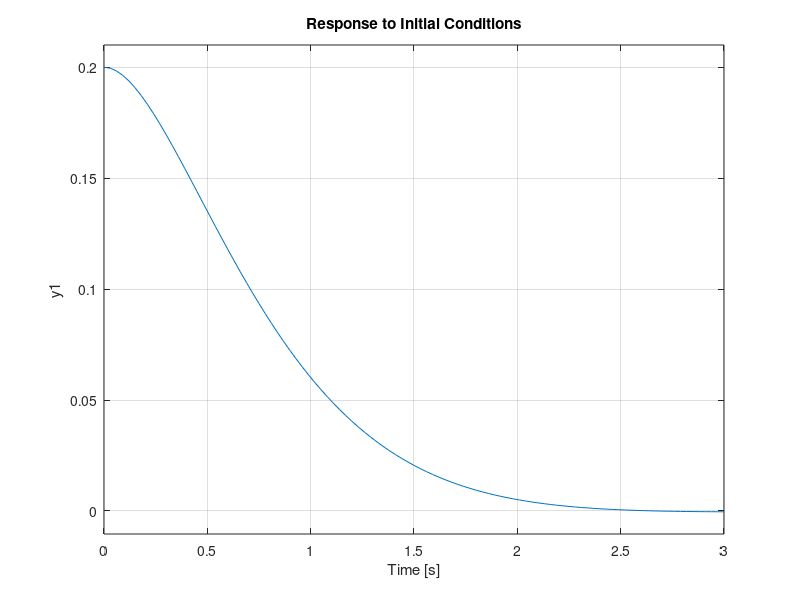

Recreate this plot in MATLAB. (Note: this script raises an error after producing the figure.)
clc;
clear all;
close all;

A=[-2 2; -1/2 -2];
B=[0; 1/2];

C=[1 0];
D=[0];

X0=[0.2 0.2];

sys = ss(A,B,C,D);
figure(1)
initial(sys,X0)


figure(2)

opt = stepDataOptions('StepAmplitude',10);
step(sys,opt)

figure(3)
t=[0:0.1:9.9]';
u=10*heaviside(t);
lsim(sys,u,t,X0)